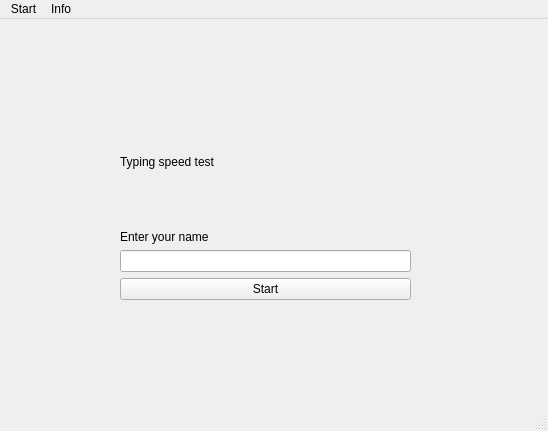
<?xml version="1.0" encoding="UTF-8"?>
<ui version="4.0">
 <class>MainWindow</class>
 <widget class="QMainWindow" name="MainWindow">
  <property name="geometry">
   <rect>
    <x>0</x>
    <y>0</y>
    <width>548</width>
    <height>431</height>
   </rect>
  </property>
  <property name="windowTitle">
   <string>MainWindow</string>
  </property>
  <widget class="QWidget" name="centralwidget">
   <property name="autoFillBackground">
    <bool>false</bool>
   </property>
   <widget class="QWidget" name="verticalLayoutWidget">
    <property name="geometry">
     <rect>
      <x>120</x>
      <y>80</y>
      <width>291</width>
      <height>201</height>
     </rect>
    </property>
    <layout class="QVBoxLayout" name="verticalLayout" stretch="2,0,0,0">
     <item>
      <widget class="QLabel" name="title_label">
       <property name="text">
        <string>Typing speed test</string>
       </property>
      </widget>
     </item>
     <item>
      <widget class="QLabel" name="entername_label">
       <property name="text">
        <string>Enter your name</string>
       </property>
      </widget>
     </item>
     <item>
      <widget class="QLineEdit" name="nameinput_lineedit">
       <property name="text">
        <string/>
       </property>
      </widget>
     </item>
     <item>
      <widget class="QPushButton" name="start_button">
       <property name="text">
        <string>Start</string>
       </property>
      </widget>
     </item>
    </layout>
   </widget>
  </widget>
  <widget class="QMenuBar" name="menubar">
   <property name="geometry">
    <rect>
     <x>0</x>
     <y>0</y>
     <width>548</width>
     <height>21</height>
    </rect>
   </property>
   <widget class="QMenu" name="menuFile">
    <property name="title">
     <string>Start</string>
    </property>
    <addaction name="actionHighscores"/>
    <addaction name="separator"/>
    <addaction name="actionExit"/>
   </widget>
   <widget class="QMenu" name="menuInfo">
    <property name="title">
     <string>Info</string>
    </property>
    <addaction name="actionAbout"/>
    <addaction name="actionAboutQt"/>
   </widget>
   <addaction name="menuFile"/>
   <addaction name="menuInfo"/>
  </widget>
  <widget class="QStatusBar" name="statusbar"/>
  <action name="actionAbout">
   <property name="text">
    <string>About</string>
   </property>
  </action>
  <action name="actionExit">
   <property name="text">
    <string>Exit</string>
   </property>
  </action>
  <action name="actionHighscores">
   <property name="text">
    <string>View highscores</string>
   </property>
  </action>
  <action name="actionAboutQt">
   <property name="text">
    <string>AboutQt</string>
   </property>
  </action>
 </widget>
 <resources/>
 <connections/>
</ui>
